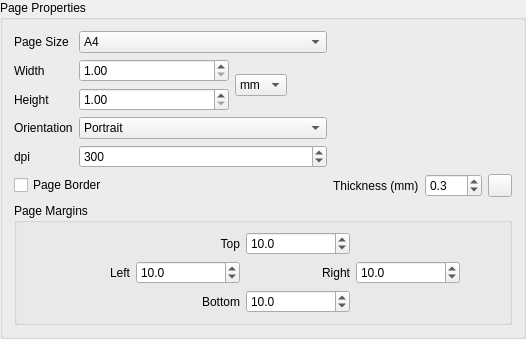
            <widget class="QgsCollapsibleGroupBox" name="mGroupBox">
             <property name="title">
              <string>Page Properties</string>
             </property>
             <property name="collapsed">
              <bool>false</bool>
             </property>
             <layout class="QVBoxLayout" name="verticalLayout_2">
              <item>
               <layout class="QGridLayout" name="gridLayout">
                <item row="0" column="0">
                 <widget class="QLabel" name="label_6">
                  <property name="text">
                   <string>Page Size</string>
                  </property>
                 </widget>
                </item>
                <item row="1" column="1" rowspan="2">
                 <layout class="QGridLayout" name="gridLayout_2">
                  <item row="1" column="0">
                   <widget class="QDoubleSpinBox" name="sbHeight">
                    <property name="minimumSize">
                     <size>
                      <width>150</width>
                      <height>0</height>
                     </size>
                    </property>
                    <property name="minimum">
                     <double>1.000000000000000</double>
                    </property>
                    <property name="maximum">
                     <double>99999.000000000000000</double>
                    </property>
                   </widget>
                  </item>
                  <item row="0" column="0">
                   <widget class="QDoubleSpinBox" name="sbWidth">
                    <property name="minimumSize">
                     <size>
                      <width>150</width>
                      <height>0</height>
                     </size>
                    </property>
                    <property name="minimum">
                     <double>1.000000000000000</double>
                    </property>
                    <property name="maximum">
                     <double>99999.000000000000000</double>
                    </property>
                   </widget>
                  </item>
                  <item row="0" column="1" rowspan="2">
                   <widget class="QComboBox" name="cboUnits">
                    <item>
                     <property name="text">
                      <string>mm</string>
                     </property>
                    </item>
                    <item>
                     <property name="text">
                      <string>inch</string>
                     </property>
                    </item>
                   </widget>
                  </item>
                  <item row="0" column="2" rowspan="2">
                   <spacer name="horizontalSpacer_8">
                    <property name="orientation">
                     <enum>Qt::Horizontal</enum>
                    </property>
                    <property name="sizeType">
                     <enum>QSizePolicy::Expanding</enum>
                    </property>
                    <property name="sizeHint" stdset="0">
                     <size>
                      <width>40</width>
                      <height>20</height>
                     </size>
                    </property>
                   </spacer>
                  </item>
                 </layout>
                </item>
                <item row="2" column="0">
                 <widget class="QLabel" name="label_2">
                  <property name="text">
                   <string>Height</string>
                  </property>
                 </widget>
                </item>
                <item row="1" column="0">
                 <widget class="QLabel" name="label">
                  <property name="text">
                   <string>Width</string>
                  </property>
                 </widget>
                </item>
                <item row="0" column="1">
                 <widget class="QComboBox" name="cboPageSize">
                  <property name="currentIndex">
                   <number>4</number>
                  </property>
                  <item>
                   <property name="text">
                    <string>A0</string>
                   </property>
                  </item>
                  <item>
                   <property name="text">
                    <string>A1</string>
                   </property>
                  </item>
                  <item>
                   <property name="text">
                    <string>A2</string>
                   </property>
                  </item>
                  <item>
                   <property name="text">
                    <string>A3</string>
                   </property>
                  </item>
                  <item>
                   <property name="text">
                    <string>A4</string>
                   </property>
                  </item>
                  <item>
                   <property name="text">
                    <string>A5</string>
                   </property>
                  </item>
                  <item>
                   <property name="text">
                    <string>A6</string>
                   </property>
                  </item>
                  <item>
                   <property name="text">
                    <string>B0</string>
                   </property>
                  </item>
                  <item>
                   <property name="text">
                    <string>B1</string>
                   </property>
                  </item>
                  <item>
                   <property name="text">
                    <string>B2</string>
                   </property>
                  </item>
                  <item>
                   <property name="text">
                    <string>B3</string>
                   </property>
                  </item>
                  <item>
                   <property name="text">
                    <string>B4</string>
                   </property>
                  </item>
                  <item>
                   <property name="text">
                    <string>B5</string>
                   </property>
                  </item>
                  <item>
                   <property name="text">
                    <string>B6</string>
                   </property>
                  </item>
                  <item>
                   <property name="text">
                    <string>Legal</string>
                   </property>
                  </item>
                  <item>
                   <property name="text">
                    <string>Letter</string>
                   </property>
                  </item>
                  <item>
                   <property name="text">
                    <string>ANSI A</string>
                   </property>
                  </item>
                  <item>
                   <property name="text">
                    <string>ANSI B</string>
                   </property>
                  </item>
                  <item>
                   <property name="text">
                    <string>ANSI C</string>
                   </property>
                  </item>
                  <item>
                   <property name="text">
                    <string>ANSI D</string>
                   </property>
                  </item>
                  <item>
                   <property name="text">
                    <string>ANSI E</string>
                   </property>
                  </item>
                  <item>
                   <property name="text">
                    <string>Arch A</string>
                   </property>
                  </item>
                  <item>
                   <property name="text">
                    <string>Arch B</string>
                   </property>
                  </item>
                  <item>
                   <property name="text">
                    <string>Arch C</string>
                   </property>
                  </item>
                  <item>
                   <property name="text">
                    <string>Arch D</string>
                   </property>
                  </item>
                  <item>
                   <property name="text">
                    <string>Arch E</string>
                   </property>
                  </item>
                  <item>
                   <property name="text">
                    <string>Arch E1</string>
                   </property>
                  </item>
                  <item>
                   <property name="text">
                    <string>Arch E2</string>
                   </property>
                  </item>
                  <item>
                   <property name="text">
                    <string>Arch E3</string>
                   </property>
                  </item>
                  <item>
                   <property name="text">
                    <string>Custom</string>
                   </property>
                  </item>
                 </widget>
                </item>
                <item row="3" column="0">
                 <widget class="QLabel" name="label_7">
                  <property name="text">
                   <string>Orientation</string>
                  </property>
                 </widget>
                </item>
                <item row="4" column="0">
                 <widget class="QLabel" name="label_4">
                  <property name="text">
                   <string>dpi</string>
                  </property>
                 </widget>
                </item>
                <item row="3" column="1">
                 <widget class="QComboBox" name="cboOrientation">
                  <item>
                   <property name="text">
                    <string>Portrait</string>
                   </property>
                  </item>
                  <item>
                   <property name="text">
                    <string>Landscape</string>
                   </property>
                  </item>
                 </widget>
                </item>
                <item row="4" column="1">
                 <widget class="QSpinBox" name="sbDpi">
                  <property name="minimum">
                   <number>1</number>
                  </property>
                  <property name="maximum">
                   <number>99999</number>
                  </property>
                  <property name="value">
                   <number>300</number>
                  </property>
                 </widget>
                </item>
                <item row="5" column="3">
                 <widget class="QDoubleSpinBox" name="sbPageFrameThickness">
                  <property name="decimals">
                   <number>1</number>
                  </property>
                  <property name="minimum">
                   <double>0.100000000000000</double>
                  </property>
                  <property name="value">
                   <double>0.300000000000000</double>
                  </property>
                 </widget>
                </item>
                <item row="5" column="2">
                 <widget class="QLabel" name="label_9">
                  <property name="text">
                   <string>Thickness (mm)</string>
                  </property>
                 </widget>
                </item>
                <item row="5" column="0" colspan="2">
                 <widget class="QCheckBox" name="cbPageFrame">
                  <property name="text">
                   <string>Page Border</string>
                  </property>
                 </widget>
                </item>
                <item row="5" column="4">
                 <widget class="QgsColorButton" name="colorPageFrame">
                  <property name="minimumSize">
                   <size>
                    <width>24</width>
                    <height>21</height>
                   </size>
                  </property>
                  <property name="color">
                   <color>
                    <red>0</red>
                    <green>0</green>
                    <blue>0</blue>
                   </color>
                  </property>
                  <property name="defaultColor">
                   <color>
                    <red>0</red>
                    <green>0</green>
                    <blue>0</blue>
                   </color>
                  </property>
                 </widget>
                </item>
                <item row="6" column="0" colspan="5">
                 <widget class="QGroupBox" name="groupBox">
                  <property name="minimumSize">
                   <size>
                    <width>0</width>
                    <height>100</height>
                   </size>
                  </property>
                  <property name="title">
                   <string>Page Margins</string>
                  </property>
                  <layout class="QGridLayout" name="gridLayout_13">
                   <item row="0" column="2">
                    <widget class="QDoubleSpinBox" name="sbPageMarginTop">
                     <property name="decimals">
                      <number>1</number>
                     </property>
                     <property name="value">
                      <double>10.000000000000000</double>
                     </property>
                    </widget>
                   </item>
                   <item row="0" column="1">
                    <widget class="QLabel" name="label_11">
                     <property name="text">
                      <string>Top</string>
                     </property>
                     <property name="alignment">
                      <set>Qt::AlignRight|Qt::AlignTrailing|Qt::AlignVCenter</set>
                     </property>
                    </widget>
                   </item>
                   <item row="1" column="0">
                    <widget class="QLabel" name="label_12">
                     <property name="text">
                      <string>Left</string>
                     </property>
                     <property name="alignment">
                      <set>Qt::AlignRight|Qt::AlignTrailing|Qt::AlignVCenter</set>
                     </property>
                    </widget>
                   </item>
                   <item row="1" column="1">
                    <widget class="QDoubleSpinBox" name="sbPageMarginLeft">
                     <property name="decimals">
                      <number>1</number>
                     </property>
                     <property name="value">
                      <double>10.000000000000000</double>
                     </property>
                    </widget>
                   </item>
                   <item row="2" column="1">
                    <widget class="QLabel" name="label_14">
                     <property name="text">
                      <string>Bottom</string>
                     </property>
                     <property name="alignment">
                      <set>Qt::AlignRight|Qt::AlignTrailing|Qt::AlignVCenter</set>
                     </property>
                    </widget>
                   </item>
                   <item row="2" column="2">
                    <widget class="QDoubleSpinBox" name="sbPageMarginBottom">
                     <property name="decimals">
                      <number>1</number>
                     </property>
                     <property name="value">
                      <double>10.000000000000000</double>
                     </property>
                    </widget>
                   </item>
                   <item row="1" column="3">
                    <widget class="QDoubleSpinBox" name="sbPageMarginRight">
                     <property name="decimals">
                      <number>1</number>
                     </property>
                     <property name="value">
                      <double>10.000000000000000</double>
                     </property>
                    </widget>
                   </item>
                   <item row="1" column="2">
                    <widget class="QLabel" name="label_13">
                     <property name="text">
                      <string>Right</string>
                     </property>
                     <property name="alignment">
                      <set>Qt::AlignRight|Qt::AlignTrailing|Qt::AlignVCenter</set>
                     </property>
                    </widget>
                   </item>
                   <item row="1" column="4">
                    <spacer name="horizontalSpacer_11">
                     <property name="orientation">
                      <enum>Qt::Horizontal</enum>
                     </property>
                     <property name="sizeType">
                      <enum>QSizePolicy::Minimum</enum>
                     </property>
                     <property name="sizeHint" stdset="0">
                      <size>
                       <width>40</width>
                       <height>20</height>
                      </size>
                     </property>
                    </spacer>
                   </item>
                  </layout>
                 </widget>
                </item>
                <item row="1" column="2" colspan="3">
                 <spacer name="horizontalSpacer_2">
                  <property name="orientation">
                   <enum>Qt::Horizontal</enum>
                  </property>
                  <property name="sizeHint" stdset="0">
                   <size>
                    <width>40</width>
                    <height>20</height>
                   </size>
                  </property>
                 </spacer>
                </item>
               </layout>
              </item>
             </layout>
            </widget>
